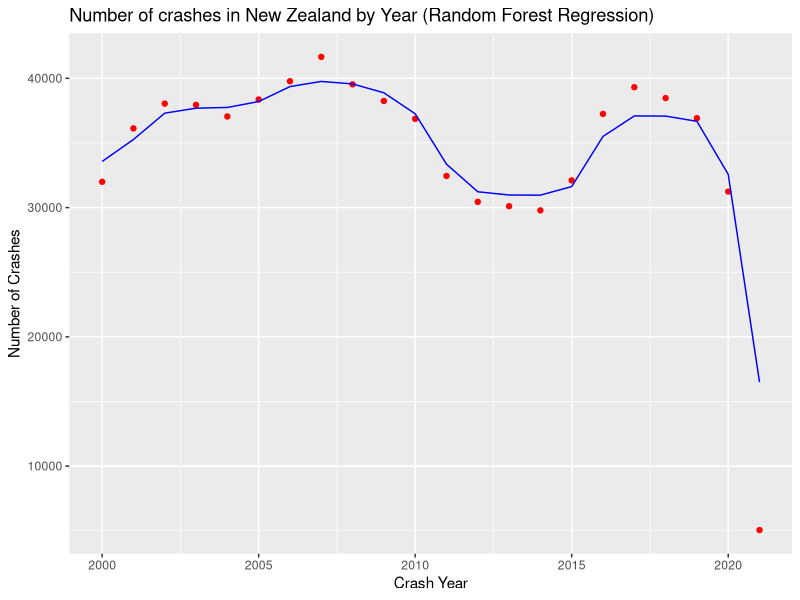

R code for this plot: (Note: this script raises an error after producing the figure.)
# Random Forest Regression
Packages <- c('randomForest', 'ggplot2')
install.packages(Packages)
lapply(Packages, library, character.only = TRUE)

# Path setting
getwd()
setwd("~/Downloads/R Project/Ministry of Transport/ML Algorithms")

# Importing the dataset
dataset = read.csv('data.csv')

# Fitting Random Forest Regression to the dataset
regressor = randomForest(x = dataset[-2],
                         y = dataset$NumberOfCrashes,
                         ntree = 500)

# Predicting a new result with Random Forest Regression
predict(regressor, data.frame(CrashYear = 2021))

# Visualizing the Random Forest Regression results
ggplot() +
  geom_point(aes(x = dataset$CrashYear, y = dataset$NumberOfCrashes),
             colour = 'red') +
  geom_line(aes(x = dataset$CrashYear, y = predict(regressor, newdata = dataset)),
            colour = 'blue') +
  ggtitle('Number of crashes in New Zealand by Year (Random Forest Regression)') +
  xlab('Crash Year') +
  ylab('Number of Crashes') +
  ggsave("Random-Forest-Regression.png")
